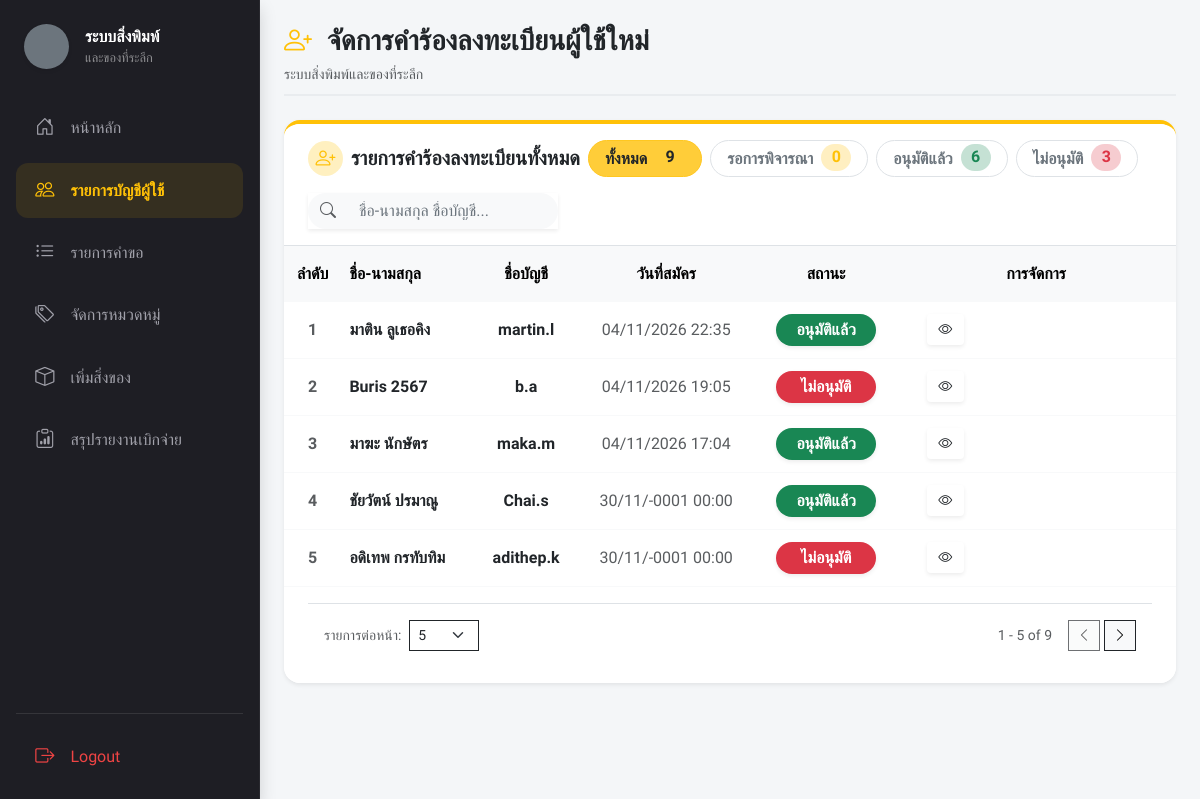
Screenshot of /index.php?page=request_register (signed in) with the database file from the repository.
### tables this page shows
CREATE TABLE `users` (
  `user_id` int(11) NOT NULL,
  `username` varchar(50) NOT NULL,
  `password` varchar(255) NOT NULL,
  `full_name` varchar(100) DEFAULT NULL,
  `email` varchar(150) DEFAULT NULL,
  `department_id` int(11) DEFAULT NULL,
  `sub_department_id` int(11) DEFAULT NULL,
  `employment_type_id` int(11) DEFAULT NULL,
  `position` varchar(100) DEFAULT NULL,
  `phone_number` varchar(20) DEFAULT NULL,
  `role` varchar(20) DEFAULT 'User',
  `approve_user` int(2) NOT NULL DEFAULT 0,
  `created_at` datetime NOT NULL
);

### views/admin/request_register.php (the view, shortened to what this page needs)
<?php
require_once 'config/db.php';
$countAll      = $pdo->query("SELECT COUNT(*) FROM users WHERE role = 'User'")->fetchColumn();
$countWait     = $pdo->query("SELECT COUNT(*) FROM users WHERE role = 'User' AND approve_user = 0")->fetchColumn();
$countActive   = $pdo->query("SELECT COUNT(*) FROM users WHERE role = 'User' AND approve_user = 1")->fetchColumn();
$countInactive = $pdo->query("SELECT COUNT(*) FROM users WHERE role = 'User' AND approve_user = 2")->fetchColumn();
$users = $pdo->query("
    SELECT user_id, username, full_name, created_at, approve_user, role
    FROM users
    WHERE role = 'User'
    ORDER BY created_at DESC
")->fetchAll();
?>
<?php
include 'components/ui/page_header.php';
?>
<div class="card border-0 rounded-4 shadow-sm mb-5 border-warning border-top border-4 bg-white">
    <button type="button" class="btn btn-warning text-dark fw-bold px-3 py-1 rounded-pill filter-btn active" data-status="all">
        ทั้งหมด <span class="badge text-dark ms-1 rounded-pill fs-6"><?= $countAll ?></span>
    </button>
    <button type="button" class="btn bg-white border text-secondary fw-bold px-3 py-1 rounded-pill filter-btn" data-status="0">
        รอการพิจารณา <span class="badge bg-warning bg-opacity-25 text-warning ms-1 rounded-pill fs-6"><?= $countWait ?></span>
    </button>
    <button type="button" class="btn bg-white border text-secondary fw-bold px-3 py-1 rounded-pill filter-btn" data-status="1">
        อนุมัติแล้ว <span class="badge bg-success bg-opacity-25 text-success ms-1 rounded-pill fs-6"><?= $countActive ?></span>
    </button>
    <button type="button" class="btn bg-white border text-secondary fw-bold px-3 py-1 rounded-pill filter-btn" data-status="2">
        ไม่อนุมัติ <span class="badge bg-danger bg-opacity-25 text-danger ms-1 rounded-pill fs-6"><?= $countInactive ?></span>
    </button>
    <?php $extraHtml = ob_get_clean();
    include 'components/ui/card_header.php';
    ?>
    <div class="card-body p-0 table-responsive">
        <table class="table table-hover align-middle text-center mb-0">
            <thead class="table-light text-muted">
                <tr>
                    <th class="fw-bold py-3 border-0">ลำดับ</th>
                    <th class="fw-bold py-3 border-0 text-start">ชื่อ-นามสกุล</th>
                    <th class="fw-bold py-3 border-0">ชื่อบัญชี</th>
                    <th class="fw-bold py-3 border-0">วันที่สมัคร</th>
                    <th class="fw-bold py-3 border-0">สถานะ</th>
                    <th class="fw-bold py-3 border-0" style="width: 280px;">การจัดการ</th>
                </tr>
            </thead>
            <tbody class="border-top-0">
                <?php if (empty($users)): ?>
                    <tr>
                        <td colspan="5" class="text-center py-5 text-muted border-0">
                            <div class="bg-light rounded-circle d-inline-flex justify-content-center align-items-center mb-3 shadow-sm" style="width: 70px; height: 70px;">
                                <i class="bi bi-people fs-2 text-secondary opacity-50"></i>
                            </div>
                            <h6 class="fw-bold mb-0">ยังไม่มีรายการคำขอลงทะเบียน</h6>
                        </td>
                    </tr>
                <?php else: ?>
                    <?php foreach ($users as $index => $user):
                        $statusVal = (int)($user['approve_user'] ?? 0);
                        $badgeClass = 'rounded-pill px-3 py-2 fw-bold shadow-sm ';
                        if ($statusVal === 0) {
                            $statusText = 'รอการพิจารณา';
                            $badgeClass .= 'bg-warning text-dark';
                        } elseif ($statusVal === 1) {
                            $statusText = 'อนุมัติแล้ว';
                            $badgeClass .= 'bg-success text-white';
                        } else {
                            $statusText = 'ไม่อนุมัติ';
                            $badgeClass .= 'bg-danger text-white';
                        }
                    ?>
                        <tr class="user-row"
                            data-status="<?= $statusVal ?>"
                            style="border-bottom: 1px solid #f8f9fa;">
                            <td class="fw-bold text-muted py-3"><?= $index + 1 ?></td>
                            <td class="text-dark fw-semibold text-start user-fullname">
                                <?= htmlspecialchars($user['full_name'] ?? '') ?>
                            </td>
                            <td class="text-dark fw-semibold user-username">
                                <?= htmlspecialchars($user['username'] ?? '') ?>
                            </td>
                            <td class="text-muted"><?= date('d/m/Y H:i', strtotime($user['created_at'])) ?></td>
                            <td>
                                <span class="badge fs-6 fw-bold px-1 py-2 <?= $badgeClass ?>" style="min-width: 100px;">
                                    <?= htmlspecialchars($statusText) ?>
                                </span>
                            </td>
                            <td>
                                <div class="row g-2 justify-content-center">
                                    <div class="col-2">
                                        <a href="index.php?page=request_view_user&id=<?= $user['user_id'] ?>" class="btn btn-sm  fw-bold w-100 shadow-sm" title="ดูรายละเอียด">
                                            <i class="bi bi-eye"></i>
                                        </a>
                                    </div>
                                    <?php if ($statusVal === 0): ?>
                                        <div class="col-4">
                                            <form action="actions/admin/request_register_backend.php" method="POST" class="d-inline" onsubmit="return confirm('ยืนยันการอนุมัติผู้ใช้งานนี้?');">
                                                <input type="hidden" name="user_id" value="<?= htmlspecialchars($user['user_id']) ?>">
                                                <input type="hidden" name="action" value="approve">
                                                <button type="submit" class="btn btn-sm bg-success bg-opacity-25 fw-bold w-100 shadow-sm"> <i class="bi bi-check2"></i>  อนุมัติ</button>
                                            </form>
                                        </div>
                                        <div class="col-5">
                                            <form action="actions/admin/request_register_backend.php" method="POST" class="d-inline" onsubmit="return confirm('ยืนยันการไม่อนุมัติผู้ใช้งานนี้?');">
                                                <input type="hidden" name="user_id" value="<?= htmlspecialchars($user['user_id']) ?>">
                                                <input type="hidden" name="action" value="reject">
                                                <button type="submit" class="btn btn-sm bg-danger bg-opacity-25  fw-bold w-100 shadow-sm"> <i class="bi bi-x"></i>  ไม่อนุมัติ</button>
                                            </form>
                                        </div>
                                    <?php else: ?>
                                        <div class="col-4"><button class="btn btn-sm btn-success fw-bold w-100 shadow-sm disabled" style="opacity: 0;">-</button></div>
                                        <div class="col-4"><button class="btn btn-sm btn-danger fw-bold w-100 shadow-sm disabled" style="opacity: 0;">-</button></div>
                                    <?php endif; ?>
                                </div>
                            </td>
                        </tr>
                    <?php endforeach; ?>
                <?php endif; ?>
            </tbody>
        </table>
    </div>
    <?php
    include 'components/ui/card_footer_pagination.php';
    ?>
</div>

### assets/css/style.css (style rules this page uses)
:root { --portal-ink: #1e1e24; --portal-yellow: #ffc107; --portal-surface: #f8f9fa; }
body { background: var(--portal-surface); }

### includes/header.php (style rules this page uses)
body, .container-fluid, .card, .btn, table, input, select { font-family: 'Prompt', sans-serif !important; }
::placeholder { color: #6c757d !important; opacity: 1 !important; }

### rows the page displays
users: full_name "มาติน ลูเธอคิง", username "martin.l", created_at "04/11/2026 22:35", approve_user "อนุมัติแล้ว"
users: full_name "Buris 2567", username "b.a", created_at "04/11/2026 19:05", approve_user "ไม่อนุมัติ"
users: full_name "มาฆะ นักษัตร", username "maka.m", created_at "04/11/2026 17:04", approve_user "อนุมัติแล้ว"
users: full_name "ชัยวัตน์ ปรมาณู", username "Chai.s", created_at "30/11/-0001 00:00", approve_user "อนุมัติแล้ว"
users: full_name "อดิเทพ กรทับทิม", username "adithep.k", created_at "30/11/-0001 00:00", approve_user "ไม่อนุมัติ"

### other values shown
$_ph_title "จัดการคำร้องลงทะเบียนผู้ใช้ใหม่"
$_ph_subtitle "ระบบสิ่งพิมพ์และของที่ระลึก"
$_ch_title "รายการคำร้องลงทะเบียนทั้งหมด"
$countAll "9"
$countWait "0"
$countActive "6"
$countInactive "3"
